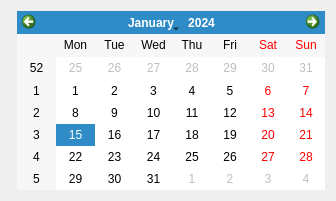
<?xml version="1.0" encoding="UTF-8"?>
<ui version="4.0">
 <class>WindowCalendar</class>
 <widget class="QDialog" name="WindowCalendar">
  <property name="windowModality">
   <enum>Qt::WindowModal</enum>
  </property>
  <property name="geometry">
   <rect>
    <x>0</x>
    <y>0</y>
    <width>336</width>
    <height>201</height>
   </rect>
  </property>
  <property name="windowTitle">
   <string>Calendario</string>
  </property>
  <property name="windowIcon">
   <iconset>
    <normaloff>img/calendar-icon_34471.png</normaloff>img/calendar-icon_34471.png</iconset>
  </property>
  <property name="modal">
   <bool>true</bool>
  </property>
  <layout class="QFormLayout" name="formLayout">
   <item row="0" column="1">
    <widget class="QCalendarWidget" name="calendarWidget">
     <property name="enabled">
      <bool>true</bool>
     </property>
     <property name="autoFillBackground">
      <bool>true</bool>
     </property>
     <property name="gridVisible">
      <bool>false</bool>
     </property>
    </widget>
   </item>
  </layout>
 </widget>
 <resources/>
 <connections/>
</ui>
